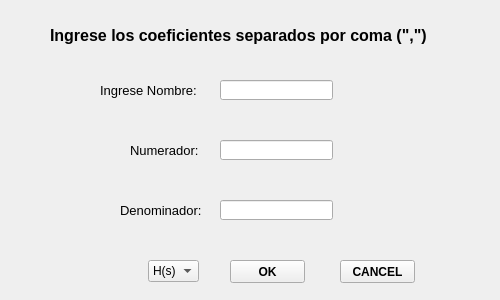
<?xml version="1.0" encoding="UTF-8"?>
<ui version="4.0">
 <class>Form</class>
 <widget class="QWidget" name="Form">
  <property name="geometry">
   <rect>
    <x>0</x>
    <y>0</y>
    <width>500</width>
    <height>300</height>
   </rect>
  </property>
  <property name="windowTitle">
   <string>Form</string>
  </property>
  <widget class="QPushButton" name="ok_teorico_pushButton">
   <property name="geometry">
    <rect>
     <x>230</x>
     <y>260</y>
     <width>75</width>
     <height>23</height>
    </rect>
   </property>
   <property name="font">
    <font>
     <weight>75</weight>
     <bold>true</bold>
    </font>
   </property>
   <property name="text">
    <string>OK</string>
   </property>
  </widget>
  <widget class="QPushButton" name="cancel_teorico_pushButton">
   <property name="geometry">
    <rect>
     <x>340</x>
     <y>260</y>
     <width>75</width>
     <height>23</height>
    </rect>
   </property>
   <property name="font">
    <font>
     <weight>75</weight>
     <bold>true</bold>
    </font>
   </property>
   <property name="text">
    <string>CANCEL</string>
   </property>
  </widget>
  <widget class="QLabel" name="label">
   <property name="geometry">
    <rect>
     <x>100</x>
     <y>80</y>
     <width>131</width>
     <height>20</height>
    </rect>
   </property>
   <property name="font">
    <font>
     <pointsize>10</pointsize>
    </font>
   </property>
   <property name="text">
    <string>Ingrese Nombre:</string>
   </property>
  </widget>
  <widget class="QLabel" name="label_2">
   <property name="geometry">
    <rect>
     <x>130</x>
     <y>140</y>
     <width>101</width>
     <height>20</height>
    </rect>
   </property>
   <property name="font">
    <font>
     <pointsize>10</pointsize>
    </font>
   </property>
   <property name="text">
    <string>Numerador:</string>
   </property>
  </widget>
  <widget class="QLabel" name="label_3">
   <property name="geometry">
    <rect>
     <x>120</x>
     <y>200</y>
     <width>91</width>
     <height>20</height>
    </rect>
   </property>
   <property name="font">
    <font>
     <pointsize>10</pointsize>
    </font>
   </property>
   <property name="text">
    <string>Denominador:</string>
   </property>
  </widget>
  <widget class="QLabel" name="label_4">
   <property name="geometry">
    <rect>
     <x>50</x>
     <y>20</y>
     <width>411</width>
     <height>31</height>
    </rect>
   </property>
   <property name="font">
    <font>
     <pointsize>12</pointsize>
     <weight>75</weight>
     <bold>true</bold>
    </font>
   </property>
   <property name="text">
    <string>Ingrese los coeficientes separados por coma (&quot;,&quot;)</string>
   </property>
  </widget>
  <widget class="QComboBox" name="teorico_comboBox">
   <property name="geometry">
    <rect>
     <x>148</x>
     <y>260</y>
     <width>51</width>
     <height>22</height>
    </rect>
   </property>
   <item>
    <property name="text">
     <string>H(s)</string>
    </property>
   </item>
  </widget>
  <widget class="QLineEdit" name="nombre_graph_teorico">
   <property name="geometry">
    <rect>
     <x>220</x>
     <y>80</y>
     <width>113</width>
     <height>20</height>
    </rect>
   </property>
  </widget>
  <widget class="QLineEdit" name="numerador_teorico">
   <property name="geometry">
    <rect>
     <x>220</x>
     <y>140</y>
     <width>113</width>
     <height>20</height>
    </rect>
   </property>
  </widget>
  <widget class="QLineEdit" name="denominador_teorico">
   <property name="geometry">
    <rect>
     <x>220</x>
     <y>200</y>
     <width>113</width>
     <height>20</height>
    </rect>
   </property>
  </widget>
 </widget>
 <resources/>
 <connections/>
</ui>
